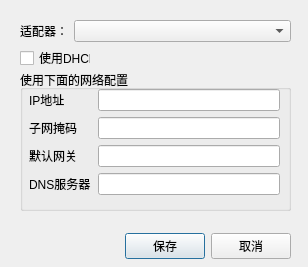
<?xml version="1.0" encoding="UTF-8"?>
<ui version="4.0">
 <class>IPSettingDialog</class>
 <widget class="QDialog" name="IPSettingDialog">
  <property name="geometry">
   <rect>
    <x>0</x>
    <y>0</y>
    <width>308</width>
    <height>267</height>
   </rect>
  </property>
  <property name="windowTitle">
   <string>IP配置</string>
  </property>
  <widget class="QWidget" name="layoutWidget">
   <property name="geometry">
    <rect>
     <x>10</x>
     <y>230</y>
     <width>281</width>
     <height>33</height>
    </rect>
   </property>
   <layout class="QHBoxLayout">
    <property name="spacing">
     <number>6</number>
    </property>
    <property name="leftMargin">
     <number>0</number>
    </property>
    <property name="topMargin">
     <number>0</number>
    </property>
    <property name="rightMargin">
     <number>0</number>
    </property>
    <property name="bottomMargin">
     <number>0</number>
    </property>
    <item>
     <spacer>
      <property name="orientation">
       <enum>Qt::Horizontal</enum>
      </property>
      <property name="sizeHint" stdset="0">
       <size>
        <width>131</width>
        <height>31</height>
       </size>
      </property>
     </spacer>
    </item>
    <item>
     <widget class="QPushButton" name="saveButton">
      <property name="text">
       <string>保存</string>
      </property>
     </widget>
    </item>
    <item>
     <widget class="QPushButton" name="cancelButton">
      <property name="text">
       <string>取消</string>
      </property>
     </widget>
    </item>
   </layout>
  </widget>
  <widget class="QWidget" name="widget" native="true">
   <property name="geometry">
    <rect>
     <x>10</x>
     <y>10</y>
     <width>291</width>
     <height>211</height>
    </rect>
   </property>
   <widget class="QWidget" name="formLayoutWidget">
    <property name="geometry">
     <rect>
      <x>10</x>
      <y>10</y>
      <width>271</width>
      <height>22</height>
     </rect>
    </property>
    <layout class="QFormLayout" name="formLayout">
     <property name="fieldGrowthPolicy">
      <enum>QFormLayout::AllNonFixedFieldsGrow</enum>
     </property>
     <item row="0" column="0">
      <widget class="QLabel" name="label_4">
       <property name="text">
        <string>适配器：</string>
       </property>
      </widget>
     </item>
     <item row="0" column="1">
      <widget class="QComboBox" name="adaptorListCombo"/>
     </item>
    </layout>
   </widget>
   <widget class="QGroupBox" name="groupBox">
    <property name="geometry">
     <rect>
      <x>10</x>
      <y>60</y>
      <width>271</width>
      <height>141</height>
     </rect>
    </property>
    <property name="title">
     <string>使用下面的网络配置</string>
    </property>
    <widget class="QWidget" name="formLayoutWidget_2">
     <property name="geometry">
      <rect>
       <x>9</x>
       <y>19</y>
       <width>251</width>
       <height>111</height>
      </rect>
     </property>
     <layout class="QFormLayout" name="formLayout_2">
      <item row="0" column="0">
       <widget class="QLabel" name="label">
        <property name="text">
         <string>IP地址</string>
        </property>
       </widget>
      </item>
      <item row="1" column="0">
       <widget class="QLabel" name="label_2">
        <property name="text">
         <string>子网掩码</string>
        </property>
       </widget>
      </item>
      <item row="2" column="0">
       <widget class="QLabel" name="label_3">
        <property name="text">
         <string>默认网关</string>
        </property>
       </widget>
      </item>
      <item row="3" column="0">
       <widget class="QLabel" name="label_5">
        <property name="text">
         <string>DNS服务器</string>
        </property>
       </widget>
      </item>
      <item row="0" column="1">
       <widget class="QLineEdit" name="ipAddressLineEdit"/>
      </item>
      <item row="1" column="1">
       <widget class="QLineEdit" name="maskLineEdit"/>
      </item>
      <item row="2" column="1">
       <widget class="QLineEdit" name="gatewayLineEdit"/>
      </item>
      <item row="3" column="1">
       <widget class="QLineEdit" name="dnsLineEdit"/>
      </item>
     </layout>
    </widget>
   </widget>
   <widget class="QCheckBox" name="enableDHCPCheckbox">
    <property name="geometry">
     <rect>
      <x>10</x>
      <y>40</y>
      <width>71</width>
      <height>16</height>
     </rect>
    </property>
    <property name="text">
     <string>使用DHCP</string>
    </property>
   </widget>
  </widget>
  <zorder>widget</zorder>
  <zorder>layoutWidget</zorder>
 </widget>
 <resources/>
 <connections>
  <connection>
   <sender>saveButton</sender>
   <signal>clicked()</signal>
   <receiver>IPSettingDialog</receiver>
   <slot>accept()</slot>
   <hints>
    <hint type="sourcelabel">
     <x>278</x>
     <y>253</y>
    </hint>
    <hint type="destinationlabel">
     <x>96</x>
     <y>254</y>
    </hint>
   </hints>
  </connection>
 </connections>
</ui>
